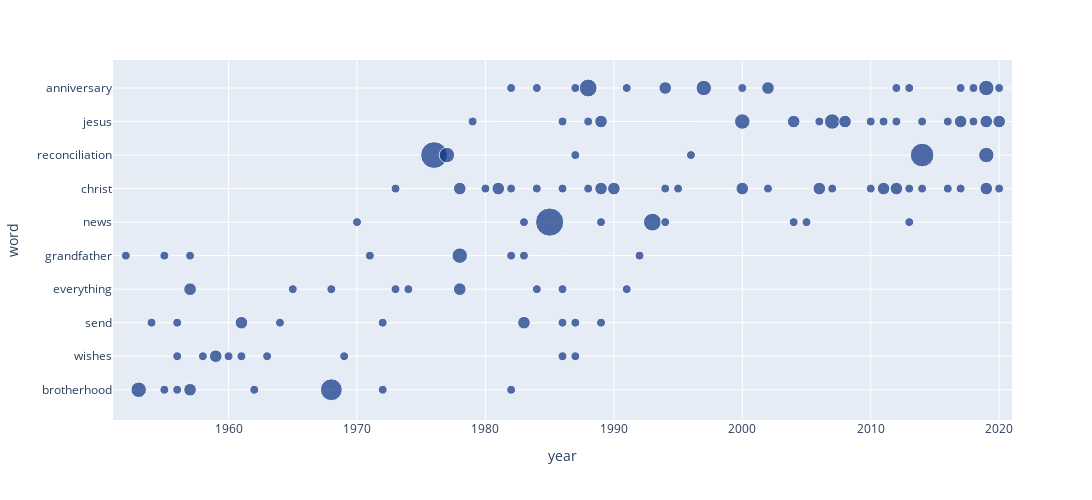

The notebook cell this image was saved under:
### Code cell
all_total_plt = plot_heat(early_df.append(late_df),
                         order=early_df.sort_values('year').append(late_df.sort_values('year'))['word'].values)

all_total_plt

### Figure 1 — Plotly figure (JSON) as saved in the notebook; plotly's stock layout.template omitted (floating-point values rounded to 4 significant figures)
{"data": [{"hovertemplate": "year=%{x}<br>word=%{y}<br>counts=%{marker.size}<br>bingo=%{marker.color}<extra></extra>", "legendgroup": "", "marker": {"color": [0, 0, 0, 0, 0, 0, 0, 0, 0, 0, 0, 0, 0, 0, 0, 0, 0, 0, 0, 0, 0, 0, 0, 0, 0, 0, 0, 0, 0, 0, 0, 0, 0, 0, 0, 0, 0, 0, 0, 0, 0, 0, 0, 0, 0, 0, 0, 0, 0, 0, 0, 0, 0, 0, 0, 0, 0, 0, 0, 0, 0, 0, 0, 0, 0, 0, 0, 0, 0, 0, 0, 0, 0, 0, 0, 0, 0, 0, 0, 0, 0, 0, 0, 0, 0, 0, 0, 0, 0, 0, 0, 0, 0, 0, 0, 0, 0, 0, 0, 0, 0, 0, 0, 0, 0, 0, 0, 0, 0, 0, 0, 0, 0, 0, 0, 0], "coloraxis": "coloraxis", "size": [10, 9, 7, 6, 4, 4, 3, 3, 3, 3, 3, 3, 3, 3, 2, 2, 2, 2, 2, 2, 2, 2, 2, 2, 2, 2, 2, 2, 2, 2, 2, 2, 2, 2, 2, 2, 2, 1, 1, 1, 1, 1, 1, 1, 1, 1, 1, 1, 1, 1, 1, 1, 1, 1, 1, 1, 1, 1, 1, 1, 1, 1, 1, 1, 1, 1, 1, 1, 1, 1, 1, 1, 1, 1, 1, 1, 1, 1, 1, 1, 1, 1, 1, 1, 1, 1, 1, 1, 1, 1, 1, 1, 1, 1, 1, 1, 1, 1, 1, 1, 1, 1, 1, 1, 1, 1, 1, 1, 1, 1, 1, 1, 1, 1, 1, 1], "sizemode": "area", "sizeref": 0.025, "symbol": "circle"}, "mode": "markers", "name": "", "orientation": "h", "showlegend": false, "type": "scatter", "x": [1985, 1976, 2014, 1968, 1993, 1988, 2019, 2019, 2007, 2000, 1997, 1978, 1977, 1953, 2020, 2019, 2019, 2017, 2012, 2011, 2008, 2006, 2004, 2002, 2000, 1994, 1990, 1989, 1989, 1983, 1981, 1978, 1978, 1961, 1959, 1957, 1957, 2020, 2020, 2018, 2018, 2017, 2017, 2016, 2016, 2014, 2014, 2013, 2013, 2013, 2012, 2012, 2011, 2010, 2010, 2007, 2006, 2005, 2004, 2002, 2000, 1996, 1995, 1994, 1994, 1992, 1991, 1991, 1989, 1989, 1988, 1988, 1987, 1987, 1987, 1987, 1986, 1986, 1986, 1986, 1986, 1984, 1984, 1984, 1983, 1983, 1982, 1982, 1982, 1982, 1980, 1979, 1974, 1973, 1973, 1972, 1972, 1971, 1970, 1969, 1968, 1965, 1964, 1963, 1962, 1961, 1960, 1958, 1957, 1956, 1956, 1956, 1955, 1955, 1954, 1952], "xaxis": "x", "y": ["news", "reconciliation", "reconciliation", "brotherhood", "news", "anniversary", "reconciliation", "anniversary", "jesus", "jesus", "anniversary", "grandfather", "reconciliation", "brotherhood", "jesus", "jesus", "christ", "jesus", "christ", "christ", "jesus", "christ", "jesus", "anniversary", "christ", "anniversary", "christ", "jesus", "christ", "send", "christ", "everything", "christ", "send", "wishes", "everything", "brotherhood", "christ", "anniversary", "anniversary", "jesus", "christ", "anniversary", "christ", "jesus", "jesus", "christ", "christ", "anniversary", "news", "jesus", "anniversary", "jesus", "christ", "jesus", "christ", "jesus", "news", "news", "christ", "anniversary", "reconciliation", "christ", "christ", "news", "grandfather", "everything", "anniversary", "send", "news", "christ", "jesus", "send", "reconciliation", "anniversary", "wishes", "send", "christ", "jesus", "everything", "wishes", "everything", "christ", "anniversary", "grandfather", "news", "christ", "anniversary", "brotherhood", "grandfather", "christ", "jesus", "everything", "christ", "everything", "send", "brotherhood", "grandfather", "news", "wishes", "everything", "everything", "send", "wishes", "brotherhood", "wishes", "wishes", "wishes", "grandfather", "send", "brotherhood", "wishes", "brotherhood", "grandfather", "send", "grandfather"], "yaxis": "y"}], "layout": {"coloraxis": {"cmax": 1, "cmin": 0, "colorbar": {"title": {"text": "bingo"}}, "colorscale": [[0, "rgb(12,51,131)"], [0.25, "rgb(10,136,186)"], [0.5, "rgb(242,211,56)"], [0.75, "rgb(242,143,56)"], [1, "rgb(217,30,30)"]], "showscale": false}, "height": 500, "legend": {"itemsizing": "constant", "tracegroupgap": 0}, "margin": {"t": 60}, "width": 1800, "xaxis": {"anchor": "y", "domain": [0, 1], "range": [1951, 2021], "title": {"text": "year"}, "type": "linear"}, "yaxis": {"anchor": "x", "autorange": true, "categoryarray": ["brotherhood", "wishes", "send", "everything", "grandfather", "news", "christ", "reconciliation", "jesus", "anniversary"], "domain": [0, 1], "range": [-0.9022, 9.835], "title": {"text": "word"}, "type": "category"}}}
